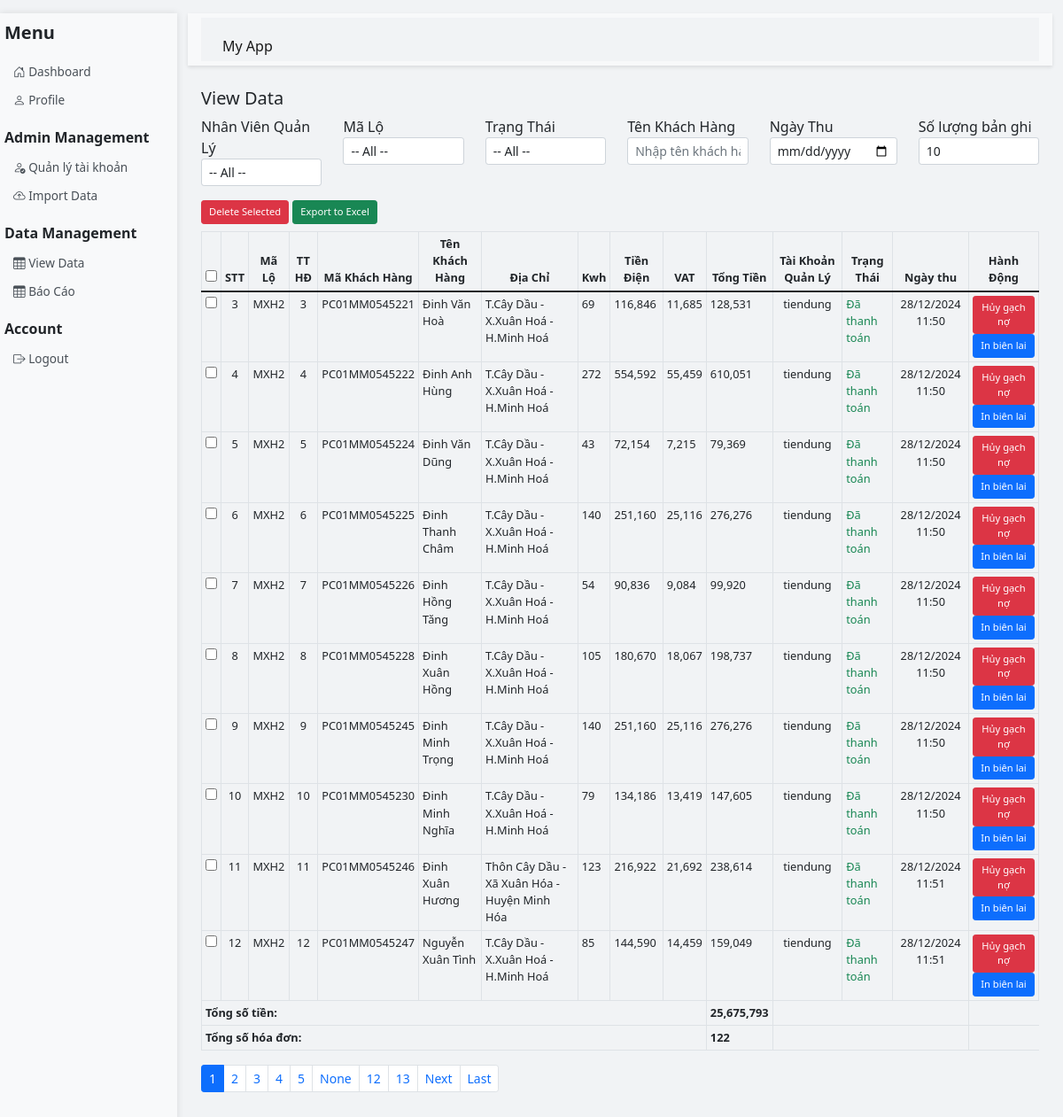
Before: /data (signed in) with the older database file.
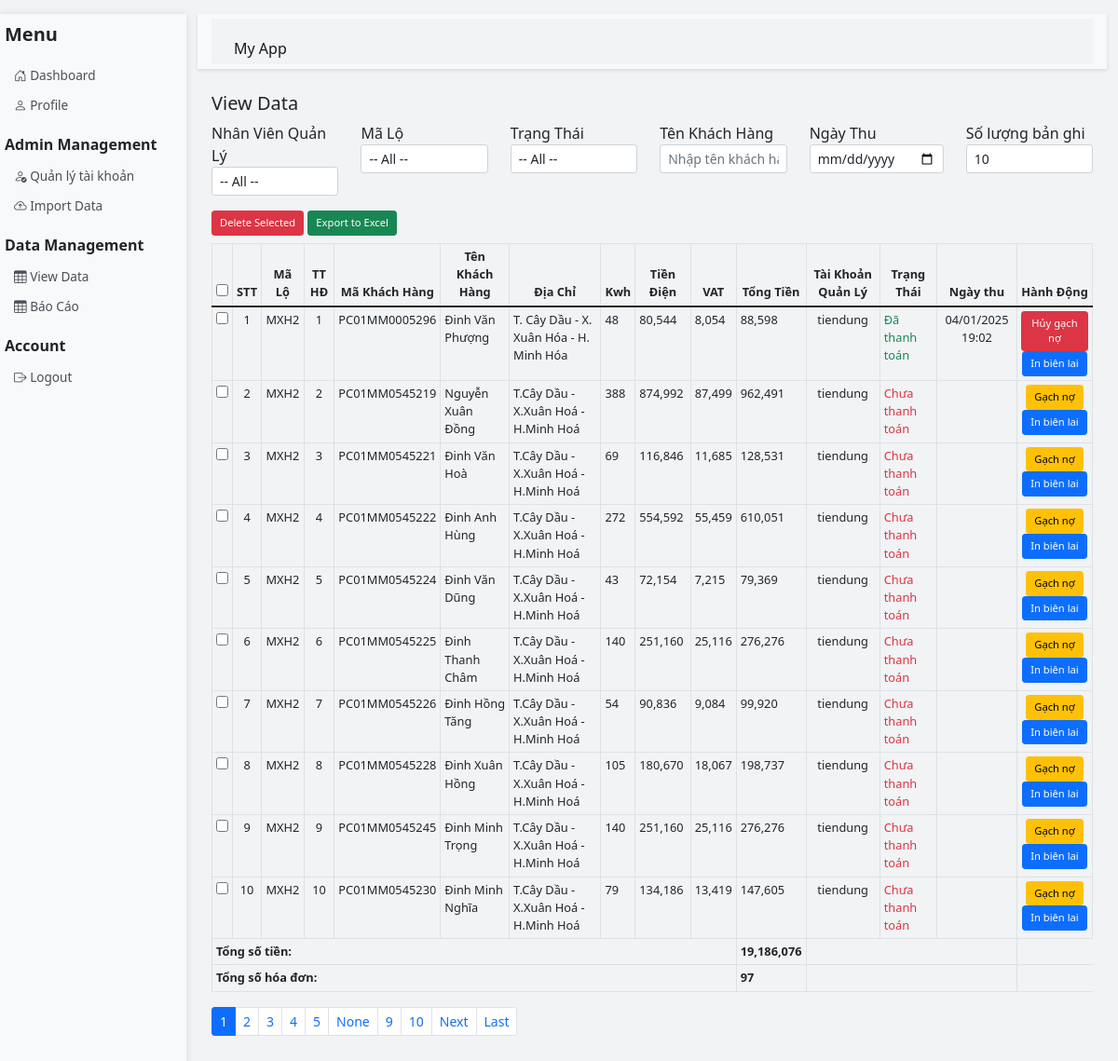
After: the same page with the newer database file.
### app.py (models this page shows)
class SalesData(db.Model):
    id = db.Column(db.Integer, primary_key=True)
    stt = db.Column(db.Integer)
    ma_lo = db.Column(db.String(20))
    tt_hd = db.Column(db.String(20))
    ma_khach_hang = db.Column(db.String(50))
    ten_khach_hang = db.Column(db.String(100), index=True)
    dia_chi = db.Column(db.String(200))
    kwh = db.Column(db.String(50))
    tien_dien = db.Column(db.Float)
    vat = db.Column(db.Float)
    tong_tien = db.Column(db.Float)
    tai_khoan_quan_ly = db.Column(db.String(80))  # Thêm trường này
    trang_thai = db.Column(db.String(50))
    ngay_thu = db.Column(db.DateTime, nullable=True)

### app.py (the view, shortened to what this page needs)
@app.route('/data', methods=['GET', 'POST'])
def view_data():
    if 'username' not in session:
        return redirect(url_for('login'))
    page = request.args.get('page', 1, type=int)
    per_page = request.args.get('per_page', 10, type=int)
    search_user = request.args.get('search_user', '', type=str)
    search_ma_lo = request.args.get('search_ma_lo', '', type=str)
    search_trang_thai = request.args.get('search_trang_thai', '', type=str)
    search_ten_khach_hang = request.args.get('search_ten_khach_hang', '', type=str).strip()
    search_ngay_thu = request.args.get('search_ngay_thu', '', type=str)
    user = User.query.filter_by(username=session['username']).first()
    if user.is_admin:
        query = SalesData.query
    else:
        query = SalesData.query.filter_by(tai_khoan_quan_ly=user.username)
    if search_user:
        query = query.filter(SalesData.tai_khoan_quan_ly == search_user)
    if search_ma_lo:
        query = query.filter(SalesData.ma_lo.like(f'%{search_ma_lo}%'))
    if search_trang_thai:
        query = query.filter(SalesData.trang_thai == search_trang_thai)
    if search_ten_khach_hang:
        search_pattern = '%'.join(search_ten_khach_hang)  # %a%b%c%
        query = query.filter(SalesData.ten_khach_hang.ilike(f'%{search_pattern}%'))
    try:
        data = query.paginate(page=page, per_page=per_page, error_out=False)
        total_amount = query.with_entities(db.func.sum(SalesData.tong_tien)).scalar() or 0
        total_invoices = query.count()  # Đếm số bản ghi
        users = User.query.filter_by(is_admin=False).all()
        if user.is_admin:
            ma_lo_query = db.session.query(SalesData.ma_lo).distinct()
            if search_user:
                ma_lo_query = ma_lo_query.filter(SalesData.tai_khoan_quan_ly == search_user)
        else:
            ma_lo_query = db.session.query(SalesData.ma_lo).distinct().filter(SalesData.tai_khoan_quan_ly == user.username)
        ma_lo_list = [item[0] for item in ma_lo_query.all()]
        return render_template('admin/view_data.html', data=data, per_page=per_page, user=user, users=users,
                               search_user=search_user, search_ma_lo=search_ma_lo, ma_lo_list=ma_lo_list,
                               search_trang_thai=search_trang_thai, search_ten_khach_hang=search_ten_khach_hang, search_ngay_thu=search_ngay_thu, total_amount=total_amount,
                               total_invoices=total_invoices)  # Truyền thêm tổng số hóa đơn
    except Exception as e:
        flash(f'Error loading data: {str(e)}', 'error')
        return redirect(url_for('dashboard'))

### templates/admin/view_data.html (shortened to what the changed rows need)
{% extends 'base.html' %}
{% block content %}
    <h2 class="h5">View Data</h2>
    <form method="POST" id="deleteForm" class="mb-4">
        <table class="table table-bordered table-sm">
            <thead>
                <tr>
                    <th style="text-align: center;"><input type="checkbox" id="selectAll"></th>
                    <th style="text-align: center;">STT</th>
                    <th style="text-align: center;">Mã Lộ</th>
                    <th style="text-align: center;">TT HĐ</th>
                    <th style="text-align: center;">Mã Khách Hàng</th>
                    <th style="text-align: center;">Tên Khách Hàng</th>
                    <th style="text-align: center;">Địa Chỉ</th>
                    <th style="text-align: center;">Kwh</th>
                    <th style="text-align: center;">Tiền Điện</th>
                    <th style="text-align: center;">VAT</th>
                    <th style="text-align: center;">Tổng Tiền</th>
                    <th style="text-align: center;">Tài Khoản Quản Lý</th>
                    <th style="text-align: center;">Trạng Thái</th>
                    <th style="text-align: center;">Ngày thu</th>
                    <th style="text-align: center;">Hành Động</th>
                </tr>
            </thead>
            <tbody>
                {% for row in data.items %}
                    <tr>
                        <td style="text-align: center;"><input type="checkbox" name="selected_ids" value="{{ row.id }}" class="checkbox-item"></td>
                        <td style="text-align: center;">{{ row.stt }}</td>
                        <td style="text-align: center;">{{ row.ma_lo }}</td>
                        <td style="text-align: center;">{{ row.tt_hd }}</td>
                        <td style="text-align: center;">{{ row.ma_khach_hang }}</td>
                        <td>{{ row.ten_khach_hang }}</td>
                        <td>{{ row.dia_chi }}</td>
                        <td>{{ row.kwh }}</td>
                        <td>{{ "{:,.0f}".format(row.tien_dien)}}</td>
                        <td>{{ "{:,.0f}".format(row.vat) }}</td>
                        <td>{{ "{:,.0f}".format(row.tong_tien) }}</td>
                        <td style="text-align: center;">{{ row.tai_khoan_quan_ly }}</td>
                        <td class="{% if row.trang_thai == 'Đã thanh toán' %}text-success{% else %}text-danger{% endif %}">
                            {{ row.trang_thai if row.trang_thai else 'Chưa thanh toán' }}
                        </td>
                        <td style="text-align: center;">
                            {{ row.ngay_thu.strftime('%d/%m/%Y %H:%M') if row.ngay_thu else '' }}
                        </td>
                        <td style="text-align: center;">
                            {% if row.trang_thai == 'Đã thanh toán' %}
                            <button type="button" class="btn btn-sm btn-danger" onclick="cancelMarkAsPaid('{{ row.id }}')">
                                 Hủy gạch nợ
                            </button>
                            {% else %}
                            <button type="button" class="btn btn-sm btn-warning" onclick="markAsPaid('{{ row.id }}')">
                                 Gạch nợ
                            </button>
                            {% endif %}
                            <button type="button" class="btn btn-sm btn-primary" onclick="printReceipt('{{ row.id }}')">
                                 In biên lai
                            </button>
                        </td>
                    </tr>
                {% endfor %}
                <tr>
                    <td><strong>{{ "{:,.0f}".format(total_amount) }}</strong></td>
                </tr>
                <tr>
                    <td><strong>{{ total_invoices}}</strong></td>
                </tr>
            </tbody>
        </table>
        <nav>
            <ul class="pagination pagination-sm">
                {% for page_num in data.iter_pages() %}
                    <li class="page-item {% if page_num == data.page %}active{% endif %}">
                        <a class="page-link" href="{{ url_for('view_data', page=page_num, per_page=per_page, search_user=search_user, search_ma_lo=search_ma_lo, search_trang_thai=search_trang_thai) }}">{{ page_num }}</a>
                    </li>
                {% endfor %}
            </ul>
        </nav>
    </form>
{% endblock %}

Changed rows visible on the page:
no longer on this page (row edited): SalesData: stt "11", ma_lo "MXH2", tt_hd "11", ma_khach_hang "PC01MM0545246", ten_khach_hang "Đinh Xuân Hương", dia_chi "Thôn Cây Dầu - Xã Xuân Hóa - Huyện Minh Hóa", kwh "123", tien_dien "216,922", vat "21,692", tong_tien "238,614", tai_khoan_quan_ly "tiendung", trang_thai "Đã thanh toán", ngay_thu "28/12/2024 11:51"
no longer on this page (row edited): SalesData: stt "12", ma_lo "MXH2", tt_hd "12", ma_khach_hang "PC01MM0545247", ten_khach_hang "Nguyễn Xuân Tình", dia_chi "T.Cây Dầu - X.Xuân Hoá - H.Minh Hoá", kwh "85", tien_dien "144,590", vat "14,459", tong_tien "159,049", tai_khoan_quan_ly "tiendung", trang_thai "Đã thanh toán", ngay_thu "28/12/2024 11:51"
added SalesData: stt "1", ma_lo "MXH2", tt_hd "1", ma_khach_hang "PC01MM0005296", ten_khach_hang "Đinh Văn Phượng", dia_chi "T. Cây Dầu - X. Xuân Hóa - H. Minh Hóa", kwh "48", tien_dien "80,544", vat "8,054", tong_tien "88,598", tai_khoan_quan_ly "tiendung", trang_thai "Đã thanh toán", ngay_thu "04/01/2025 19:02"
added SalesData: stt "2", ma_lo "MXH2", tt_hd "2", ma_khach_hang "PC01MM0545219", ten_khach_hang "Nguyễn Xuân Đồng", dia_chi "T.Cây Dầu - X.Xuân Hoá - H.Minh Hoá", kwh "388", tien_dien "874,992", vat "87,499", tong_tien "962,491", tai_khoan_quan_ly "tiendung", trang_thai "Chưa thanh toán"
changed SalesData "PC01MM0545221": trang_thai "Đã thanh toán" → "Chưa thanh toán"; ngay_thu "28/12/2024 11:50" → (not shown); trang_thai "Hủy gạch nợ" → "Gạch nợ"
changed SalesData "PC01MM0545222": trang_thai "Đã thanh toán" → "Chưa thanh toán"; ngay_thu "28/12/2024 11:50" → (not shown); trang_thai "Hủy gạch nợ" → "Gạch nợ"
changed SalesData "PC01MM0545224": trang_thai "Đã thanh toán" → "Chưa thanh toán"; ngay_thu "28/12/2024 11:50" → (not shown); trang_thai "Hủy gạch nợ" → "Gạch nợ"
changed SalesData "PC01MM0545225": trang_thai "Đã thanh toán" → "Chưa thanh toán"; ngay_thu "28/12/2024 11:50" → (not shown); trang_thai "Hủy gạch nợ" → "Gạch nợ"
changed SalesData "PC01MM0545226": trang_thai "Đã thanh toán" → "Chưa thanh toán"; ngay_thu "28/12/2024 11:50" → (not shown); trang_thai "Hủy gạch nợ" → "Gạch nợ"
changed SalesData "PC01MM0545228": trang_thai "Đã thanh toán" → "Chưa thanh toán"; ngay_thu "28/12/2024 11:50" → (not shown); trang_thai "Hủy gạch nợ" → "Gạch nợ"
changed SalesData "PC01MM0545245": trang_thai "Đã thanh toán" → "Chưa thanh toán"; ngay_thu "28/12/2024 11:50" → (not shown); trang_thai "Hủy gạch nợ" → "Gạch nợ"
changed SalesData "PC01MM0545230": trang_thai "Đã thanh toán" → "Chưa thanh toán"; ngay_thu "28/12/2024 11:50" → (not shown); trang_thai "Hủy gạch nợ" → "Gạch nợ"
Other visible differences:
{{ "{:,.0f}".format(total_amount) }}: "25,675,793" → "19,186,076"
{{ total_invoices }}: "122" → "97"
new list line: "9"
new list line: "10"
list line gone: "12"
list line gone: "13"
